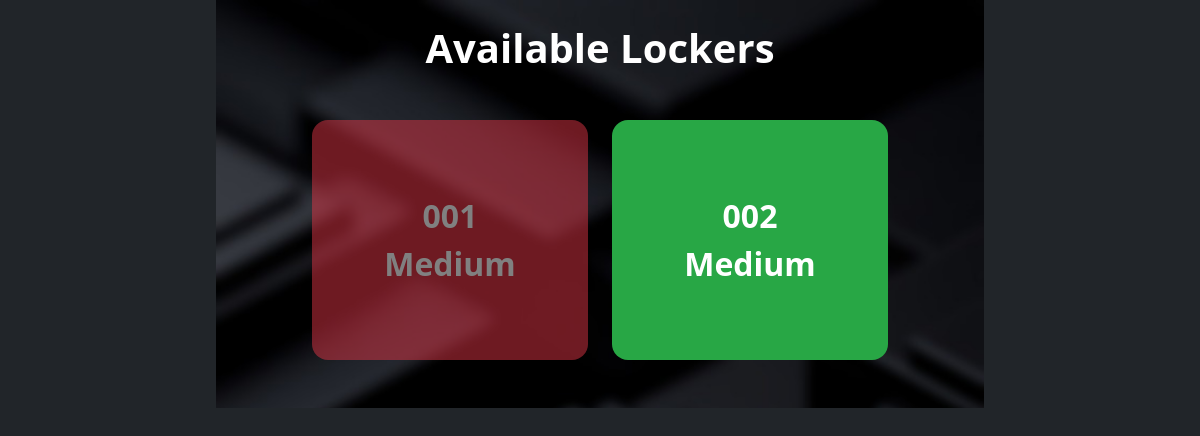
/views/kiosk/index.php, run on an earlier commit of the app's database.
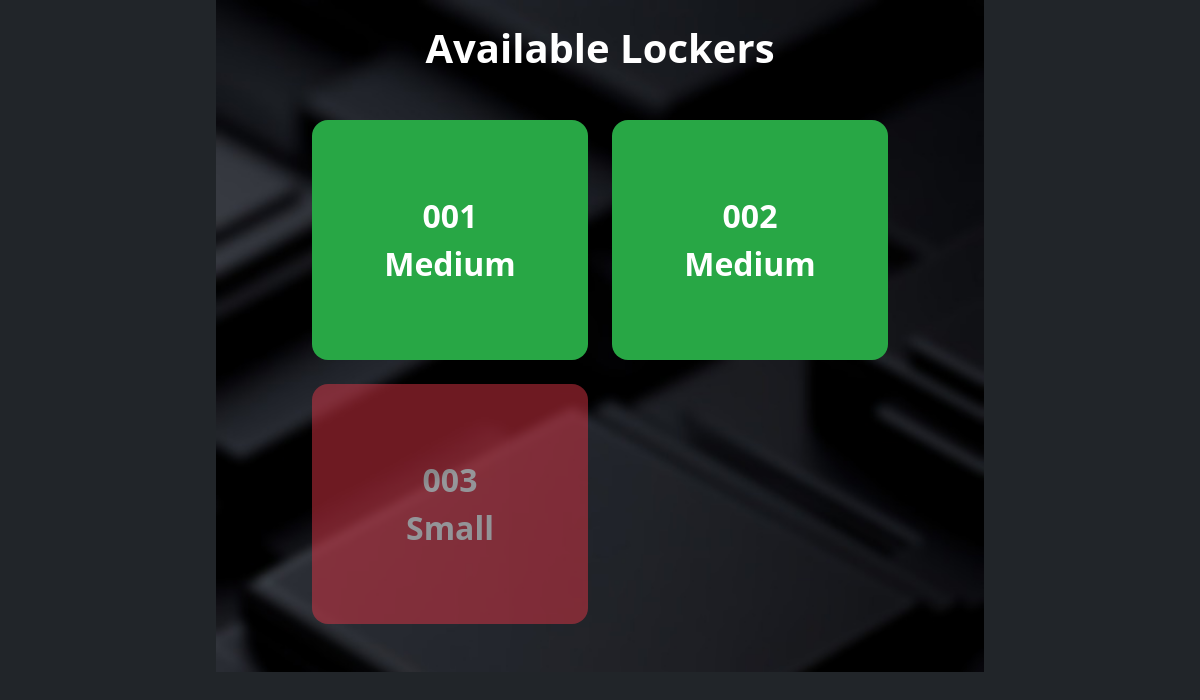
And on a later commit of the database.
### tables this page shows
CREATE TABLE `smart_locker` (
  `id` int(11) NOT NULL,
  `locker` varchar(50) NOT NULL,
  `size` varchar(50) NOT NULL,
  `dimension` varchar(50) NOT NULL,
  `price` double(5,2) NOT NULL,
  `status` varchar(50) DEFAULT 'Available',
  `access` varchar(50) DEFAULT NULL,
  `date_created` date DEFAULT curdate()
);

### controller/DbController.php (called while the page is built, shortened)
<?php
include('../../connection/connection.php');
class smartBox extends DBController
{
    function lockers()
    {
        $query = "CALL smart_lockerView";
        $locker = $this->getDBResult($query);
        return $locker;
    }
}
$portCont = new smartBox();
?>

### connection/connection.php (called while the page is built, shortened)
<?php
class DBController
{
    private $host = "localhost";
    private $user = "root";
    private $password = "";
    private $database = "smartbox_db";
    private $conn;
    function __construct()
    {
        $this->conn = mysqli_connect($this->host, $this->user, $this->password, $this->database);
    }
    function getDBResult($query, $params = array())
    {
        $sql_statement = $this->conn->prepare($query);
        $sql_statement->execute();
        $result = $sql_statement->get_result();
        if ($result->num_rows > 0) {
            while ($row = $result->fetch_assoc()) {
                $resultset[] = $row;
            }
        }
        if (! empty($resultset)) {
            return $resultset;
        }
    }
}

### views/kiosk/routes/home.php (the view, shortened to what this page needs)
<div class="container d-flex flex-column justify-content-center text-center text-white fs-3 px-5 py-4" style="max-width: 768px; background-image: url('../../public/assets/images/bg.jpg'); background-size: cover;">
<h1 class="fw-bold mb-5">Available Lockers</h1>
    <div class="px-5">
         <div class="row g-4 mb-4">
         <?php
            $lockers = $portCont->lockers();
            if (!empty($lockers)) {
              foreach ($lockers as $key => $locker) {
         ?>
         <div class="col-6">
            <a href="?view=RENT&locker=<?php echo $locker['id']; ?>&price=<?php echo $locker['price']; ?>"
            class="box  <?php echo getLockerClass($locker['status']); ?>" style="height: 15rem;">
            <?php echo str_pad($locker['locker'], 3, '0', STR_PAD_LEFT); ?><?php echo "<br>".$locker['size']; ?></a>
         </div>
         <?php } }else{ ?>
            <div class='col-12'>No lockers found.</div>
         <?php } ?>
         </div>
    </div>
</div>
<?php
function getLockerClass($status)
{
    switch (strtolower($status)) {
        case 'available':
            return 'available';
        case 'occupied':
            return 'occupied disabled';
    }
}
?>

What changed in the data, as far as the page shows it:
changed smart_locker (number 1 of 3 on the later page): price 120 → 550 (drawn)
added smart_locker: locker "003", size "Small", status "Occupied" (drawn)
